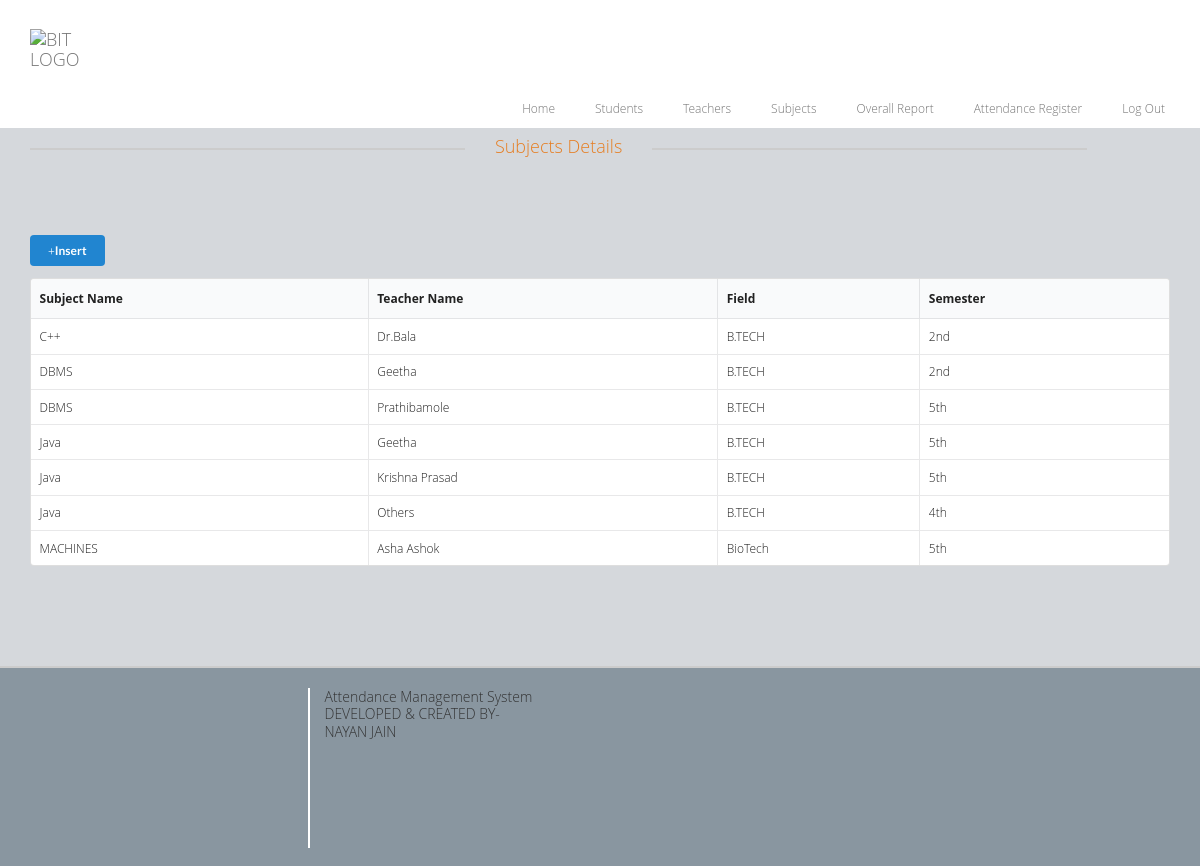
The page /subject.php on the database its author committed.
### tables this page shows
CREATE TABLE `subject_table` (
  `subject_no` int(11) NOT NULL,
  `subject_name` varchar(32) NOT NULL,
  `teacher_name` varchar(64) NOT NULL,
  `field` varchar(8) NOT NULL,
  `semester` varchar(32) NOT NULL
);

### functions.php (called while the page is built, shortened)
   <?php
     Class db{
function get_all_subject($conn,$table,$limit){
			try {
				$query = "SELECT * FROM {$table} ORDER BY  subject_name LIMIT {$limit}";
					$stmt = $conn->prepare($query);
					$stmt->execute();
					return $stmt->fetchAll();
			} catch (Exception $e) {
				return "ERROR". $e->getMessage();
			}
	      }
 	}

### subject.php (the view, shortened to what this page needs)
<?php
 include "includes/header.php"; ?>
 <?php $db = new db(); ?>
<div class="container">
              <div class="row">
                    <div class="templatemo-line-header" style="margin-top: 0px;" >
                        <div class="text-center">
                            <hr class="team_hr team_hr_left hr_gray"/><span class="span_blog txt_darkgrey txt_orange">Subjects Details</span>
                            <hr class="team_hr team_hr_right hr_gray" />
                        </div>
                    </div>
                </div>
               <p><a href="subject_entry.php" class="ui blue tiny button "><i class="glyphicon glyphicon-plus"> </i>Insert</a></p>
                <div class="table-responsive">
                 <table class="ui celled table table table-hover">
                  <thead>
                    <tr>
                      <th>Subject Name</th>
                      <th>Teacher Name</th>
                      <th>Field</th>
                      <th>Semester</th>
                    </tr>
                  </thead>
      <tbody>
          <?php
            $veiw = $db->get_all_subject($conn,'subject_table',10);
            foreach ($veiw as $post) {
            echo '<tr>';
            echo '<td>'. $post['subject_name'] . '</td>';
            echo '<td>'. $post['teacher_name'] . '</td>';
            echo '<td>'. $post['field'] . '</td>';
            echo '<td>'. $post['semester'] . '</td>';
            }
           ?>
      </tbody>
             </table>
</div>
</div>
<?php include "includes/footer.php"; ?>

### templatemo_style.css (style rules this page uses)
body, html { overflow-x:hidden; }
body { background-color: #ffffff; font-family: 'Open Sans', Arial, Helvetice Neue, sans-serif; font-size: 12px; font-weight: 300; font-style: normal; -webkit-font-smoothing: antialiased; -webkit-text-size-adjust: 100%; }
h1, h2, h3, h4, h5, h6, span, p { font-family: 'Open Sans', Arial, Helvetice Neue, sans-serif; }
.team_hr { border: 1px solid #fff; width: 39.5%; float: left; }
.team_hr_left { margin-right: 30px; margin-left: 15px; }
.team_hr_right { margin-left: 30px; }
.hr_gray { border: 1px solid #cccccc; }
.templatemo-line-header { margin-top:100px; margin-bottom:80px; }
.txt_darkgrey { color: #333333; }
.txt_orange { color: #e67e22; }
.templatemo-line-header span { font-size: 18px; float :left; margin-top: 10px; }
.span_blog { margin-bottom: 80px; }
@media (min-width:991px) and (max-width: 1200px) { .team_hr { width: 37%; } }

### rows shown on the page
subject_table: subject_name "C++", teacher_name "Dr.Bala", field "B.TECH", semester "2nd"
subject_table: subject_name "DBMS", teacher_name "Geetha", field "B.TECH", semester "2nd"
subject_table: subject_name "DBMS", teacher_name "Prathibamole", field "B.TECH", semester "5th"
subject_table: subject_name "Java", teacher_name "Geetha", field "B.TECH", semester "5th"
subject_table: subject_name "Java", teacher_name "Krishna Prasad", field "B.TECH", semester "5th"
subject_table: subject_name "Java", teacher_name "Others", field "B.TECH", semester "4th"
subject_table: subject_name "MACHINES", teacher_name "Asha Ashok", field "BioTech", semester "5th"
